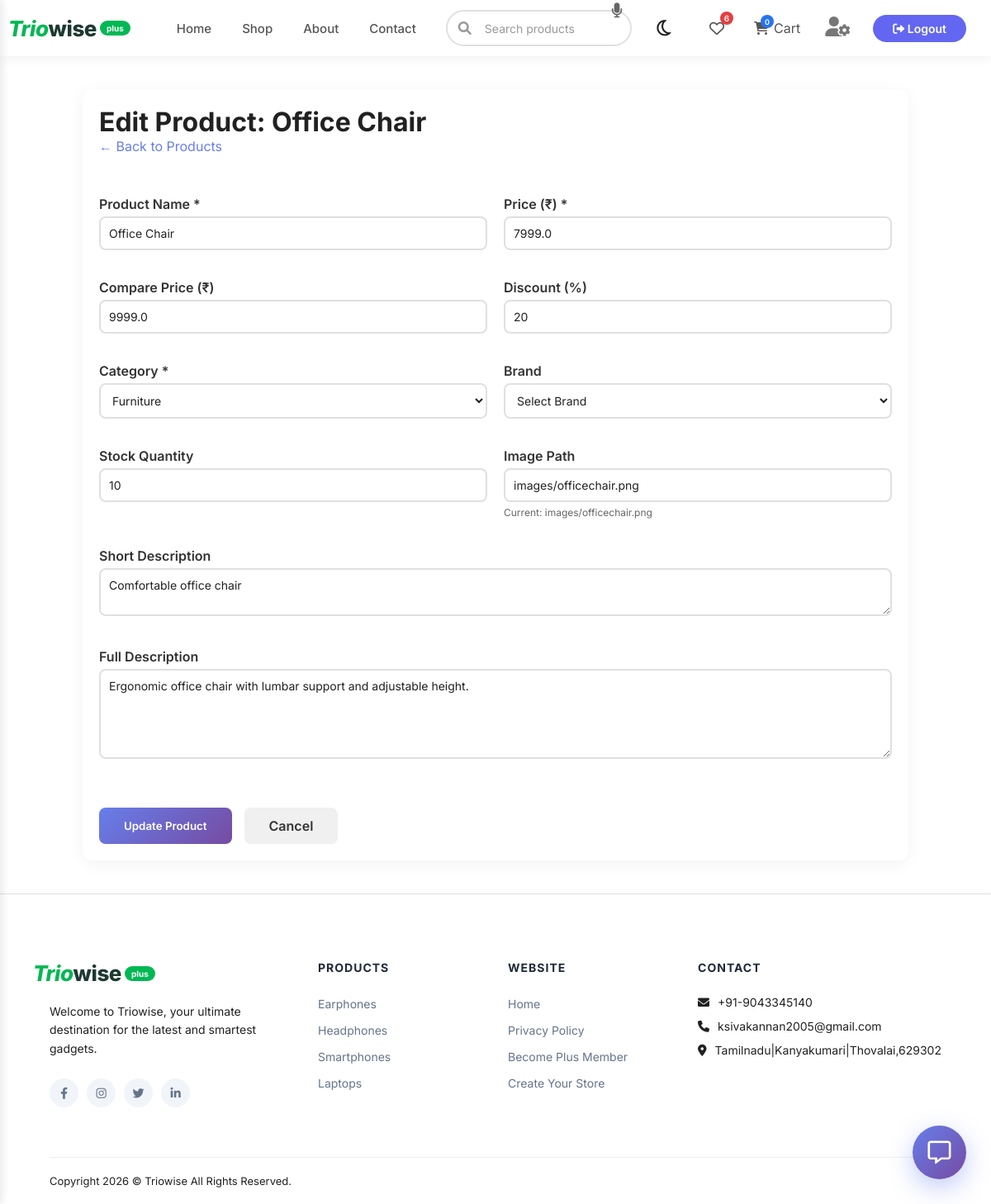
The app's page /admin/product/edit/96 (signed in) with its own data.
### models.py (models this page shows)
class Product(db.Model):
    id = db.Column(db.Integer, primary_key=True)
    name = db.Column(db.String(200), nullable=False)
    description = db.Column(db.Text, nullable=False)
    short_description = db.Column(db.String(300))
    price = db.Column(db.Float, nullable=False)
    compare_price = db.Column(db.Float, nullable=True)
    discount = db.Column(db.Integer, default=0)
    image = db.Column(db.String(300))
    category = db.Column(db.String(100), nullable=False)
    brand = db.Column(db.String(100))
    rating = db.Column(db.Float, default=4.5)
    reviews_count = db.Column(db.Integer, default=0)
    stock = db.Column(db.Integer, default=10)
    featured = db.Column(db.Boolean, default=False)
    created_at = db.Column(db.DateTime, default=datetime.utcnow)

### app.py (the view, shortened to what this page needs)
@app.route('/admin/product/edit/<int:product_id>', methods=['GET', 'POST'])
@login_required
@admin_required
def admin_edit_product(product_id):
    product = Product.query.get_or_404(product_id)
    categories = ['Appliances', 'Home & Kitchen', 'Fashion', 'Sports', 'Beauty', 'Toys', 'Books',
                  'Furniture', 'Bags', 'Mobiles', 'Laptop', 'Watch', 'Men Dresses', 'Woman Dresses',
                  'Decorations', 'Pets care', 'Bathing products', 'Skin care', 'Face care', 'Shoes',
                  'Mens Accesories', 'Women Accesories', 'Gifts', 'Hair care']
    brands = ['Apple', 'Samsung', 'OnePlus', 'Google', 'Xiaomi', 'Nike', 'Adidas', 'Puma',
              'Levi\'s', 'H&M', 'Zara', 'Arrow', 'US Polo', 'Raymond', 'Woodland']
    return render_template('admin/edit_product.html', product=product, categories=categories, brands=brands)

### app.py (called while the page is built)
@login_manager.user_loader
def load_user(user_id):
    return User.query.get(int(user_id))

@app.context_processor
def inject_now():
    from datetime import datetime
    return {'now': datetime.now()}

def admin_required(f):
    @wraps(f)
    def decorated_function(*args, **kwargs):
        if not current_user.is_authenticated or current_user.role != 'admin':
            flash('You need admin privileges to access this page.', 'danger')
            return redirect(url_for('home'))
        return f(*args, **kwargs)
    return decorated_function

@app.context_processor
def inject_now():
    from datetime import datetime
    return {'now': datetime.now()}

### templates/admin/edit_product.html (shortened to what this page needs)
{% extends "base.html" %}
{% block content %}
<div class="admin-container">
    <h1>Edit Product: {{ product.name }}</h1>
    <a href="{{ url_for('admin_products') }}" class="btn-back">← Back to Products</a>
    <form method="POST" class="admin-form">
        <div class="form-grid">
            <div class="form-group">
                <label>Product Name *</label>
                <input type="text" name="name" value="{{ product.name }}" required>
            </div>
            <div class="form-group">
                <label>Price (₹) *</label>
                <input type="number" name="price" step="0.01" value="{{ product.price }}" required>
            </div>
            <div class="form-group">
                <label>Compare Price (₹)</label>
                <input type="number" name="compare_price" step="0.01" value="{{ product.compare_price or '' }}">
            </div>
            <div class="form-group">
                <label>Discount (%)</label>
                <input type="number" name="discount" min="0" max="100" value="{{ product.discount or 0 }}">
            </div>
            <div class="form-group">
                <label>Category *</label>
                <select name="category" required>
                    {% for cat in categories %}
                    <option value="{{ cat }}" {% if product.category == cat %}selected{% endif %}>{{ cat }}</option>
                    {% endfor %}
                </select>
            </div>
            <div class="form-group">
                <label>Brand</label>
                <select name="brand">
                    <option value="">Select Brand</option>
                </select>
            </div>
            <div class="form-group">
                <label>Stock Quantity</label>
                <input type="number" name="stock" value="{{ product.stock or 10 }}" min="0">
            </div>
            <div class="form-group">
                <label>Image Path</label>
                <input type="text" name="image" value="{{ product.image }}" placeholder="images/product.jpg">
                <small>Current: {{ product.image }}</small>
            </div>
            <div class="form-group full-width">
                <label>Short Description</label>
                <textarea name="short_description" rows="2">{{ product.short_description or '' }}</textarea>
            </div>
            <div class="form-group full-width">
                <label>Full Description</label>
                <textarea name="description" rows="5" required>{{ product.description }}</textarea>
            </div>
            <div class="form-actions full-width">
                <button type="submit" class="btn-primary">Update Product</button>
                <a href="{{ url_for('admin_products') }}" class="btn-secondary">Cancel</a>
            </div>
        </div>
    </form>
</div>
{% endblock %}

### templates/admin/edit_product.html (style rules this page uses)
.admin-container { max-width: 1000px; margin: 40px auto; padding: 20px; background: white; border-radius: 12px; box-shadow: 0 4px 20px rgba(0,0,0,0.05); }
.btn-back { display: inline-block; margin-bottom: 20px; color: #667eea; text-decoration: none; }
.admin-form { margin-top: 30px; }
.form-grid { display: grid; grid-template-columns: repeat(2, 1fr); gap: 20px; }
.form-group { margin-bottom: 15px; }
.form-group.full-width { grid-column: span 2; }
.form-group label { display: block; margin-bottom: 5px; font-weight: 600; color: #333; }
.form-group input, .form-group select, .form-group textarea { width: 100%; padding: 10px; border: 2px solid #e0e0e0; border-radius: 8px; font-size: 14px; transition: 0.3s; }
.form-group small { display: block; color: #666; font-size: 12px; margin-top: 5px; }
.form-actions { margin-top: 20px; display: flex; gap: 15px; }
.btn-primary { background: linear-gradient(135deg, #667eea, #764ba2); color: white; border: none; padding: 12px 30px; border-radius: 8px; font-weight: 600; cursor: pointer; transition: 0.3s; }
.btn-secondary { background: #f0f0f0; color: #333; border: none; padding: 12px 30px; border-radius: 8px; font-weight: 600; text-decoration: none; display: inline-block; transition: 0.3s; }

### records on screen
Product: name "Office Chair", price "7999.0", compare_price "9999.0", discount "20", category "Furniture", stock "10", image "images/officechair.png", short_description "Comfortable office chair", description "Ergonomic office chair with lumbar support and adjustable height."

### other values on screen
{{ session.get('cart', [])|length }} "0"
